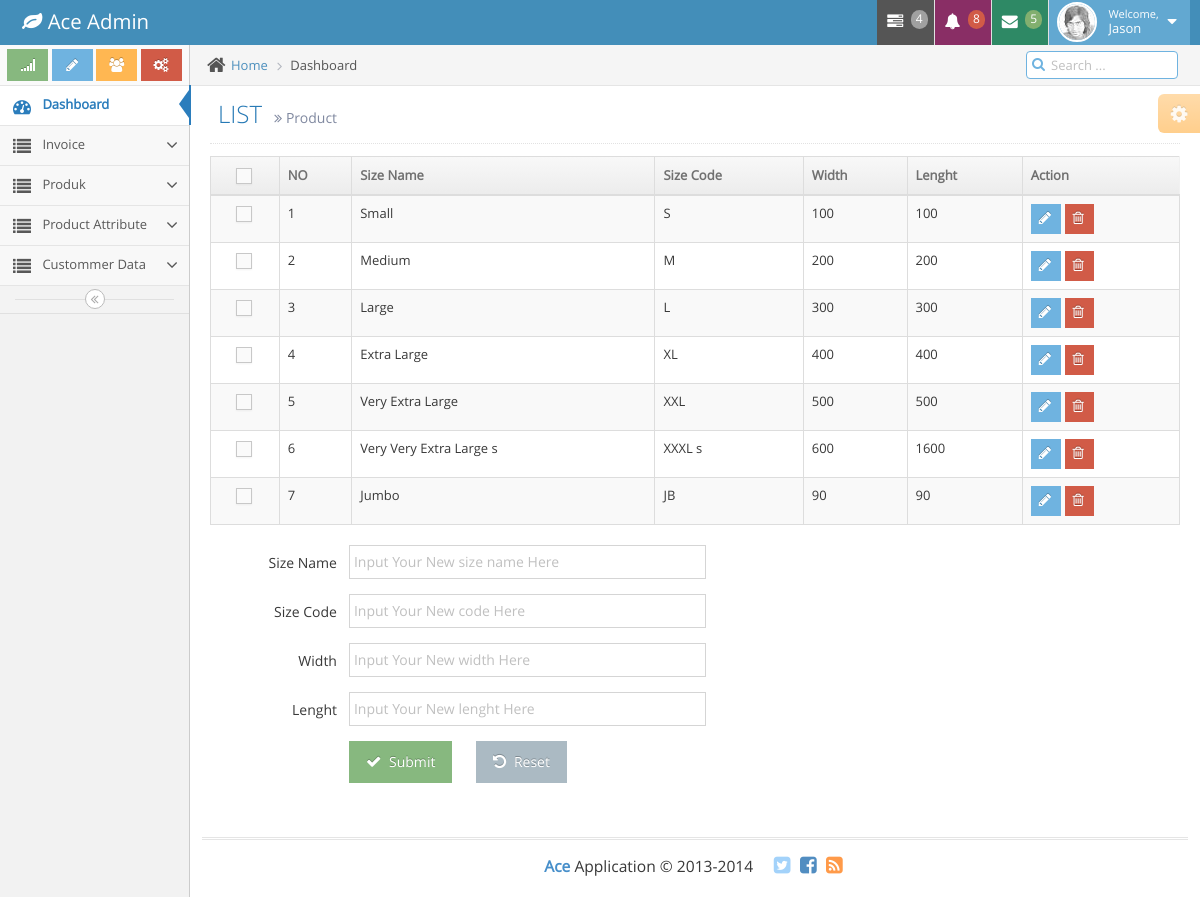
The page /index.php/admin/size/list_size on the database as committed earlier.
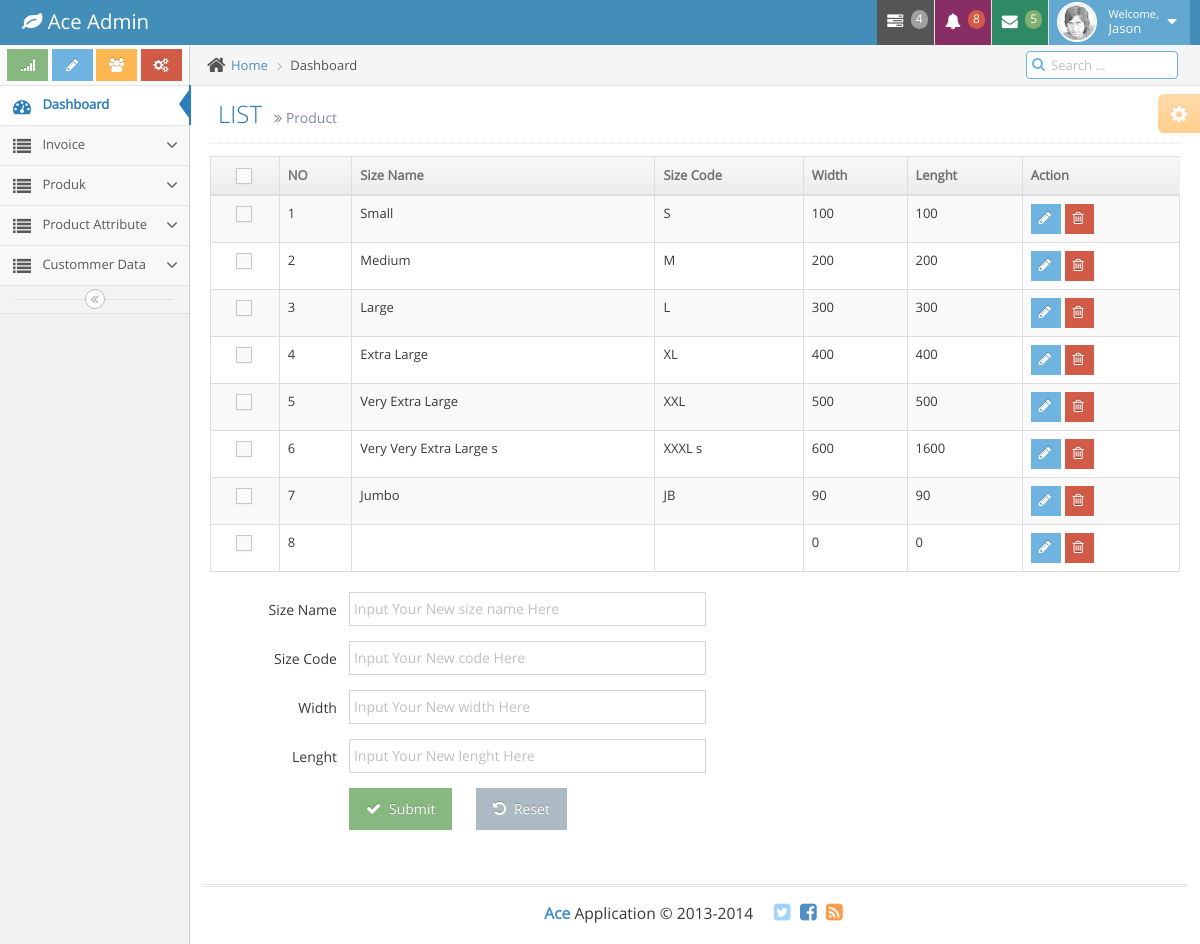
The same page on the database as committed later.
### tables this page shows
CREATE TABLE `pop_size` (
  `size_id` int(11) NOT NULL AUTO_INCREMENT,
  `size_name` varchar(100) DEFAULT NULL,
  `size_code` char(10) DEFAULT NULL,
  `size_width` int(11) DEFAULT NULL COMMENT 'measure in mm',
  `size_lenght` int(11) DEFAULT NULL COMMENT 'measure in mm',
  PRIMARY KEY (`size_id`)
);

### application/controllers/admin/size.php (called while the page is built, shortened)
<?php
class Size extends CI_Controller {
	public function __construct()
    {
        $this->load->database();
        $this->load->helper('url');
		$this->load->model('m_size');
    }
	public function list_size(){
		$size = $this->m_size->listSize();
		$data['list'] = $size;
		$data['view']="pages/admin/size/list_size";
		$this->load->view('index', $data);
	}
}

### index.php (called while the page is built, shortened)
<?php
require_once BASEPATH.'core/CodeIgniter.php';

### application/models/m_size.php (called while the page is built, shortened)
<?php
class M_size extends CI_Model
{
	public function listSize(){
		$query = $this->db->query("
			SELECT
				*
			FROM pop_size
		");
		$result = $query->result();
		return $result;
	}
}

### application/views/pages/admin/size/list_size.php (the view, shortened to what this page needs)
<div class="page-header">
	<h1>
		LIST
		<small>
			<i class="ace-icon fa fa-angle-double-right"></i>
			Product
		</small>
	</h1>
</div>
<div class="row">
	<div class="col-xs-12">
		<div class="row">
			<div class="col-xs-12">
				<div>
					<table id="dynamic-table" class="table table-striped table-bordered table-hover">
						<thead>
							<tr>
								<th class="center">
									<label class="pos-rel">
										<span class="lbl"></span>
									</label>
								</th>
								<th>NO</th>
								<th>Size Name</th>
								<th>Size Code</th>
								<th>Width</th>
								<th>Lenght</th>
								<th>Action</th>
							</tr>
						</thead>
						<tbody>
								<?php
									$no=1;
									foreach($list as $listing){
										echo '
										<tr><td class="center">
											<label class="pos-rel">
												<input type="checkbox" class="ace" />
												<span class="lbl"></span>
											</label>
										</td>
										<td>'.$no.'</td>
										<td>'. $listing->size_name .'</td>
										<td>'. $listing->size_code .'</td>
										<td>'. $listing->size_width .'</td>
										<td>'. $listing->size_lenght .'</td>
										<td>
											<div class="hidden-sm hidden-xs btn-group">
												<a href="'.base_url("index.php/admin/size/edit/".$listing->size_id).'">
												<button class="btn btn-xs btn-info">
													<i class="ace-icon fa fa-pencil bigger-120"></i>
												</button>
												</a>
												<a href="'.base_url("index.php/admin/size/do_delete/".$listing->size_id).'">
												<button class="btn btn-xs btn-danger">
													<i class="ace-icon fa fa-trash-o bigger-120"></i>
												</button>
												</a>
											</div>
										</td>
										</tr>
										';
										$no++;
									}
								?>
						</tbody>
					</table>
				</div>
			</div>
		</div>
	</div>
	<div class="col-xs-7">
		<div class="row">
			<?php
				if(!isset($detail)){
					$detail = new stdclass();
					$detail->size_name = NULL;
					$detail->size_code = NULL;
					$detail->size_width = NULL;
					$detail->size_lenght = NULL;
				}
			?>
					<form class="form-horizontal" role="form" method="POST" action="<?php echo base_url('index.php/admin/size/do_add'); ?>">
						<div class="form-group">
							<label class="col-sm-3 control-label no-padding-right" for="form-field-1"> Size Name </label>
							<div class="col-sm-9">
								<input type="text" name="size_name" id="size_name" value = "<?php echo $detail->size_name?>" placeholder="Input Your New size name Here" class="col-xs-10" />
							</div>
						</div>
						<div class="form-group">
							<label class="col-sm-3 control-label no-padding-right" for="form-field-1"> Size Code </label>
							<div class="col-sm-9">
								<input type="text" name="size_code" id="size_code" value = "<?php echo $detail->size_code?>" placeholder="Input Your New code Here" class="col-xs-10" />
							</div>
						</div>
						<div class="form-group">
							<label class="col-sm-3 control-label no-padding-right" for="form-field-1"> Width </label>
							<div class="col-sm-9">
								<input type="text" name="size_width" id="size_width" value = "<?php echo $detail->size_width?>" placeholder="Input Your New width Here" class="col-xs-10" />
							</div>
						</div>
						<div class="form-group">
							<label class="col-sm-3 control-label no-padding-right" for="form-field-1"> Lenght </label>
							<div class="col-sm-9">
								<input type="text" name="size_lenght" id="size_lenght" value = "<?php echo $detail->size_lenght?>" placeholder="Input Your New lenght Here" class="col-xs-10" />
							</div>
						</div>
						<div class="form-group">
							<div class="col-md-offset-3 col-md-9">
								<button class="btn btn-success" type="submit">
									<i class="ace-icon fa fa-check bigger-110"></i>
									Submit
								</button>
											<button class="btn" type="reset" id="reset">
												<i class="ace-icon fa fa-undo bigger-110"></i>
												Reset
											</button>
							</div>
						</div>
					</form>
		</div>
	</div>
</div>

### application/views/index.php (shortened to what this page needs)
<!DOCTYPE html>
<html lang="en">
	<head>
                <link rel="stylesheet" href="<?php echo base_url()?>assets/theme/ac_master/css/bootstrap.min.css" />
		<link rel="stylesheet" href="<?php echo base_url()?>assets/theme/ac_master/font-awesome/4.2.0/css/font-awesome.min.css" />
		<link rel="stylesheet" href="<?php echo base_url()?>assets/theme/ac_master/css/ace.min.css" class="ace-main-stylesheet" id="main-ace-style" />
	</head>
	<body class="no-skin">
		<?php $this->load->view('components/header');?>
		<div class="main-container" id="main-container">
			<?php $this->load->view('components/menu');?>
			<div class="main-content">
				<div class="main-content-inner">
					<div class="breadcrumbs" id="breadcrumbs">
						<ul class="breadcrumb">
							<li>
								<i class="ace-icon fa fa-home home-icon"></i>
								<a href="#">Home</a>
							</li>
							<li class="active">Dashboard</li>
						</ul>
						<div class="nav-search" id="nav-search">
							<form class="form-search">
								<span class="input-icon">
									<input type="text" placeholder="Search ..." class="nav-search-input" id="nav-search-input" autocomplete="off" />
									<i class="ace-icon fa fa-search nav-search-icon"></i>
								</span>
							</form>
						</div>
					</div>
					<div class="page-content">
						<?php $this->load->view('components/setting');?>
						<?php $this->load->view($view);?>
					</div>
				</div>
			</div>
			<?php $this->load->view('components/footer');?>
		</div>
	</body>
</html>

### application/views/components/header.php (shortened to what this page needs)
		<link rel="stylesheet" href="<?php echo base_url()?>/assets/theme/ac_master/css/bootstrap.min.css" />
		<link rel="stylesheet" href="<?php echo base_url()?>/assets/theme/ac_master/font-awesome/4.2.0/css/font-awesome.min.css" />
                <link rel="stylesheet" href="<?php echo base_url()?>/assets/theme/ac_master/css/ace.min.css" class="ace-main-stylesheet" id="main-ace-style" />
		<div id="navbar" class="navbar navbar-default">
			<div class="navbar-container" id="navbar-container">
				<div class="navbar-header pull-left">
					<a href="index.html" class="navbar-brand">
						<small>
							<i class="fa fa-leaf"></i>
							Ace Admin
						</small>
					</a>
				</div>
				<div class="navbar-buttons navbar-header pull-right" role="navigation">
					<ul class="nav ace-nav">
						<li class="grey">
							<a data-toggle="dropdown" class="dropdown-toggle" href="#">
								<i class="ace-icon fa fa-tasks"></i>
								<span class="badge badge-grey">4</span>
							</a>
						</li>
						<li class="purple">
							<a data-toggle="dropdown" class="dropdown-toggle" href="#">
								<i class="ace-icon fa fa-bell icon-animated-bell"></i>
								<span class="badge badge-important">8</span>
							</a>
						</li>
						<li class="green">
							<a data-toggle="dropdown" class="dropdown-toggle" href="#">
								<i class="ace-icon fa fa-envelope icon-animated-vertical"></i>
								<span class="badge badge-success">5</span>
							</a>
						</li>
						<li class="light-blue">
							<a data-toggle="dropdown" href="#" class="dropdown-toggle">
								<img class="nav-user-photo" src="assets/avatars/user.jpg" alt="Jason's Photo" />
								<span class="user-info">
									<small>Welcome,</small>
									Jason
								</span>
								<i class="ace-icon fa fa-caret-down"></i>
							</a>
						</li>
					</ul>
				</div>
			</div>
		</div>
	</body>
</html>

### application/views/components/menu.php (shortened to what this page needs)
<div id="sidebar" class="sidebar responsive">
				<div class="sidebar-shortcuts" id="sidebar-shortcuts">
					<div class="sidebar-shortcuts-large" id="sidebar-shortcuts-large">
						<button class="btn btn-success">
							<i class="ace-icon fa fa-signal"></i>
						</button>
						<button class="btn btn-info">
							<i class="ace-icon fa fa-pencil"></i>
						</button>
						<button class="btn btn-warning">
							<i class="ace-icon fa fa-users"></i>
						</button>
						<button class="btn btn-danger">
							<i class="ace-icon fa fa-cogs"></i>
						</button>
					</div>
				</div>
				<ul class="nav nav-list">
					<li class="active">
                                            <a href="<?php echo base_url('index.php/home')?>">
							<i class="menu-icon fa fa-tachometer"></i>
							<span class="menu-text"> Dashboard </span>
						</a>
					</li>
					<li class="">
						<a href="#" class="dropdown-toggle">
							<i class="menu-icon fa fa-list"></i>
							<span class="menu-text"> Invoice </span>
							<b class="arrow fa fa-angle-down"></b>
						</a>
					</li>
					<li class="">
						<a href="#" class="dropdown-toggle">
							<i class="menu-icon fa fa-list"></i>
							<span class="menu-text"> Produk </span>
							<b class="arrow fa fa-angle-down"></b>
						</a>
					</li>
					<li class="">
						<a href="#" class="dropdown-toggle">
							<i class="menu-icon fa fa-list"></i>
							<span class="menu-text"> Product Attribute </span>
							<b class="arrow fa fa-angle-down"></b>
						</a>
					</li>
					<li class="">
						<a href="#" class="dropdown-toggle">
							<i class="menu-icon fa fa-list"></i>
							<span class="menu-text"> Custommer Data </span>
							<b class="arrow fa fa-angle-down"></b>
						</a>
					</li>
				</ul>
				<div class="sidebar-toggle sidebar-collapse" id="sidebar-collapse">
					<i class="ace-icon fa fa-angle-double-left" data-icon1="ace-icon fa fa-angle-double-left" data-icon2="ace-icon fa fa-angle-double-right"></i>
				</div>
			</div>

### application/views/components/setting.php (shortened to what this page needs)
<div class="ace-settings-container" id="ace-settings-container">
							<div class="btn btn-app btn-xs btn-warning ace-settings-btn" id="ace-settings-btn">
								<i class="ace-icon fa fa-cog bigger-130"></i>
							</div>
						</div>

### application/views/components/footer.php (shortened to what this page needs)
<div class="footer">
				<div class="footer-inner">
					<div class="footer-content">
						<span class="bigger-120">
							<span class="blue bolder">Ace</span>
							Application &copy; 2013-2014
						</span>
						<span class="action-buttons">
							<a href="#">
								<i class="ace-icon fa fa-twitter-square light-blue bigger-150"></i>
							</a>
							<a href="#">
								<i class="ace-icon fa fa-facebook-square text-primary bigger-150"></i>
							</a>
							<a href="#">
								<i class="ace-icon fa fa-rss-square orange bigger-150"></i>
							</a>
						</span>
					</div>
				</div>
			</div>

Rows that differ between the two databases and show on the page:
added pop_size: size_width "0", size_lenght "0"
